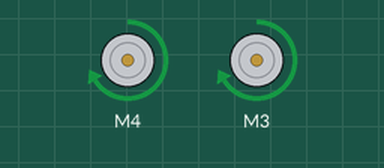
Simulated run of this sketch. Board: Arduino Uno, built with avr-gcc and run on an emulated ATmega328P. On the bench: 2 × DC motor (green arrow = forward, orange = backward, longer = faster). What the sketch prints to the serial monitor is not drawn.

Above: at 0.1 s.
At 10.1 s:
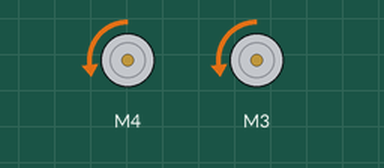
At 15.1 s:
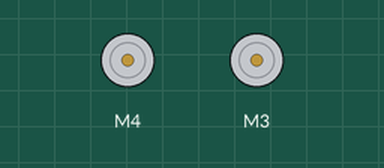
Timing chart, 0 to 16.6 s (numbered marks = the images above):
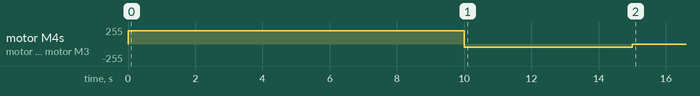

The sketch:

moveForward.ino
```cpp
#include <Wire.h>
#include <Adafruit_MotorShield.h>

//side_distance is the reading obtained from the ultrasond sensor
int time_clock = 0; float side_distance = 0; float back_distance = 0;
//length and width of the table, measured in cm
const int tolerance = 5; const int full_depth = 100; const int full_width = 100;
bool mine=false; bool red=false;
bool clockwise_180=true; bool north=true; bool clockwise_90=false;

// Create the motor shield object with the default I2C address
Adafruit_MotorShield AFMS = Adafruit_MotorShield();
// Or, create it with a different I2C address (say for stacking)
// Adafruit_MotorShield AFMS = Adafruit_MotorShield(0x61);

// Select which 'port' M1, M2, M3 or M4. In this case, M1
// You can also make another motor on port M2
Adafruit_DCMotor *rightMotor = AFMS.getMotor(3);
Adafruit_DCMotor *leftMotor = AFMS.getMotor(4);

// moving forward algorithm
void goForward(int run_time=1){
  Serial.print("moving forward");
  leftMotor->run(FORWARD); rightMotor->run(FORWARD);
  leftMotor->setSpeed(200);  rightMotor->setSpeed(200);
  delay(run_time*1000);
}

void goBackwards(int run_time=1){
  Serial.print("reversing");
  leftMotor->run(BACKWARD); rightMotor->run(BACKWARD);
  leftMotor->setSpeed(50);  rightMotor->setSpeed(50);
  delay(run_time*1000);
}

void rotation180(){
  if (clockwise_180 == true){
    Serial.print("rotating clockwise");
    leftMotor->run(FORWARD); leftMotor->setSpeed(50);
    delay(500); //set motor run time
  }
  else if (clockwise_180 == false){
    Serial.print("rotating anticlockwise");
    rightMotor->run(FORWARD); rightMotor->setSpeed(50);
    delay(500); //set motor run time
  }
}

void rotation90(){
  if (clockwise_90 == true){
    Serial.print("rotating clockwise");
    leftMotor->run(FORWARD); leftMotor->setSpeed(50);
    delay(500); //set motor run time
  }
  else if (clockwise_90 == false){
    Serial.print("rotating anticlockwise");
    rightMotor->run(FORWARD); rightMotor->setSpeed(50);
    delay(500); //set motor run time
  }
}

//stop the motor
void stopMotor(){
  Serial.print("stop");
  leftMotor->run(RELEASE); rightMotor->run(RELEASE);
  delay(1000);
}

void setup() {
  // put your setup code here, to run once:
  Serial.begin(9600);           // set up Serial library at 9600 bps
  Serial.println("Adafruit Motorshield v2 - DC Motor test!");

  AFMS.begin();  // create with the default frequency 1.6KHz
  Serial.println("1");
  //AFMS.begin(1000);  // OR with a different frequency, say 1KHz

  // Set the speed to start, from 0 (off) to 255 (max speed)
  leftMotor->setSpeed(100); rightMotor->setSpeed(100);
}

void loop() {
  // put your main code here, to run repeatedly:
  if (time_clock < 5){goForward(2);time_clock += 1;}
  else if (time_clock < 10){goBackwards(); time_clock += 1;}
  else {stopMotor();}
  Serial.println(time_clock);
}
```

Measured:
- by itself, motor M4, motor M3: stopped → forward 200/255 at 0.00 s, → backward 50/255 10.0 s later, → stopped 5.0 s later
